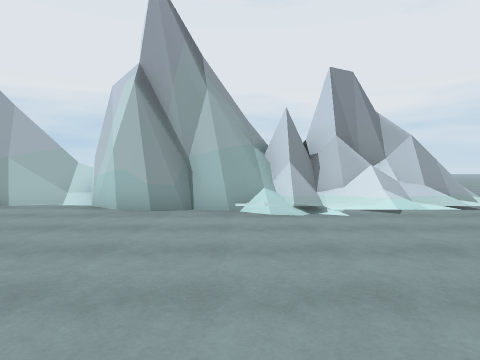
view 1 (above)

16 first-person views from a walk through a Unity game level. The camera is 1.4 m above the floor, tilts 2° down and sees 75° across. The floor is counted in squares, 1.78 m on a side. Each view is taken from the middle of a square. On the plan, view 1 faces up. The plan holds only what a view shows up to about 11 squares ahead; the rest is blank. The place goes on beyond the plan. The player character is not drawn.

view 2
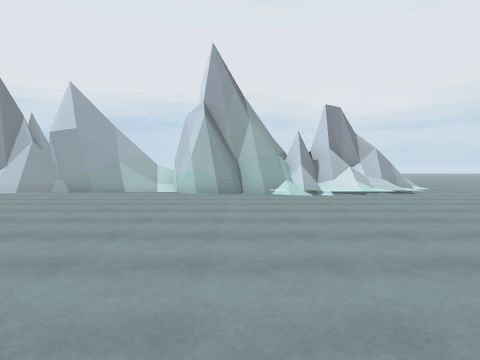

view 3
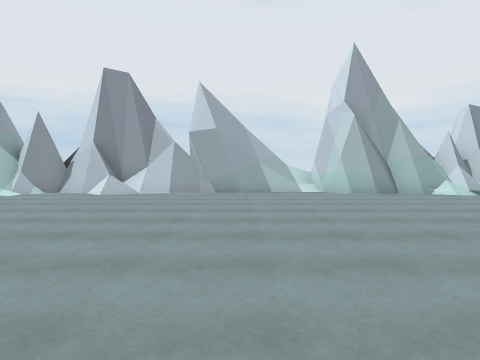

view 4
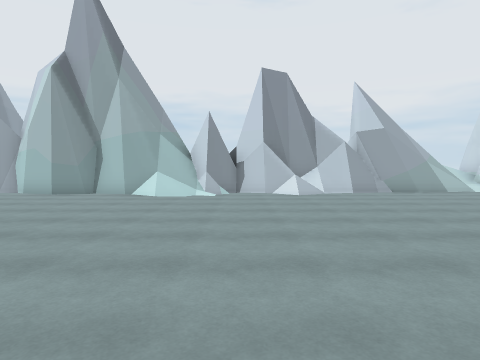

view 5
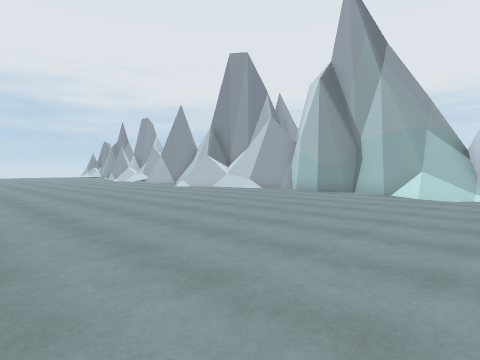

view 6
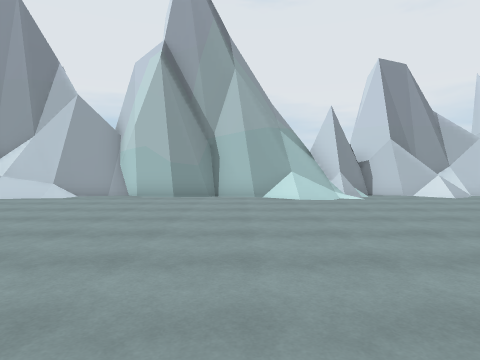

view 7
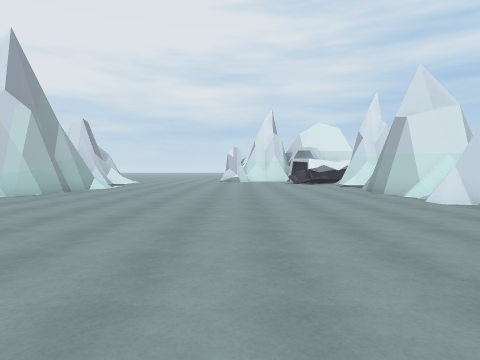

view 8
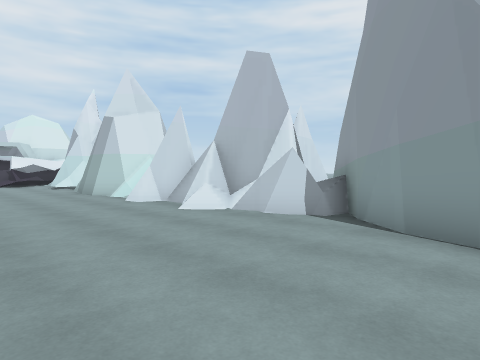

view 9
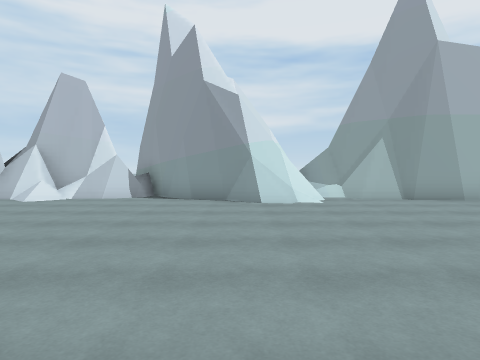

view 10
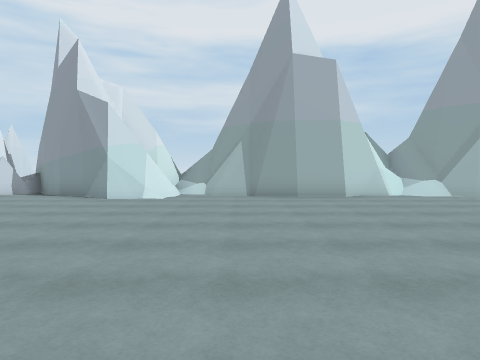

view 11
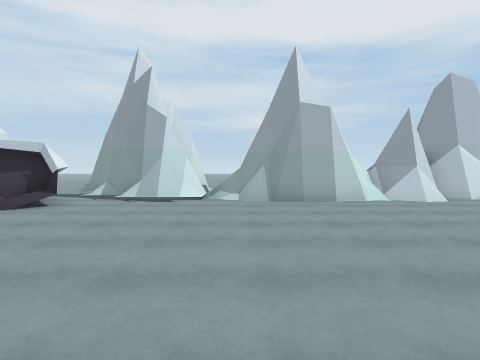

view 12
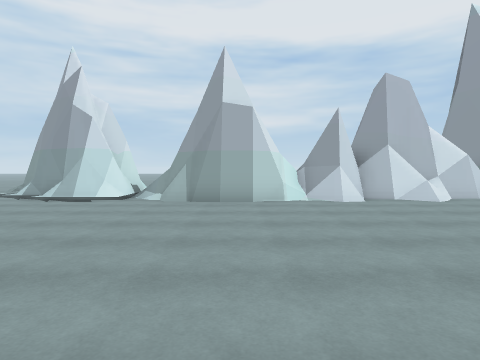

view 13
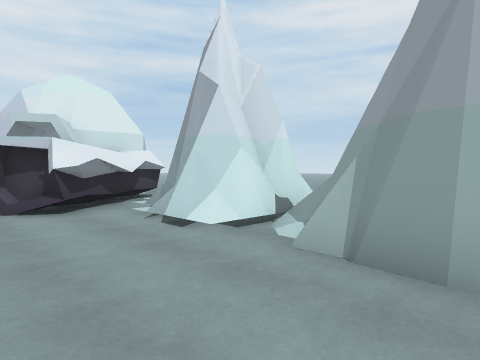

view 14
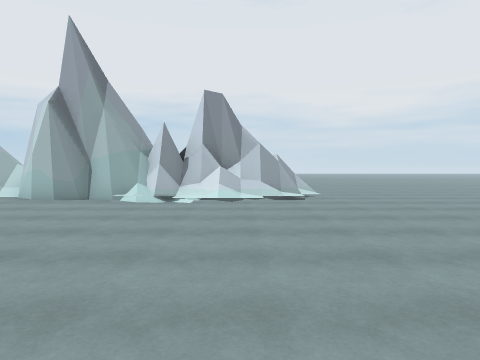

view 15
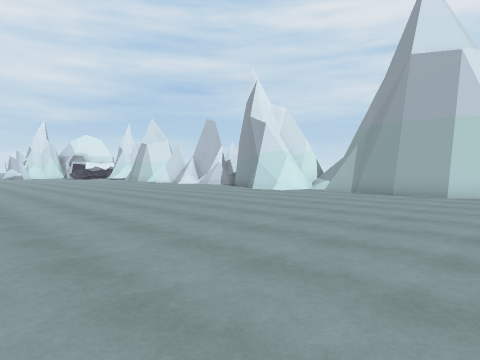

view 16
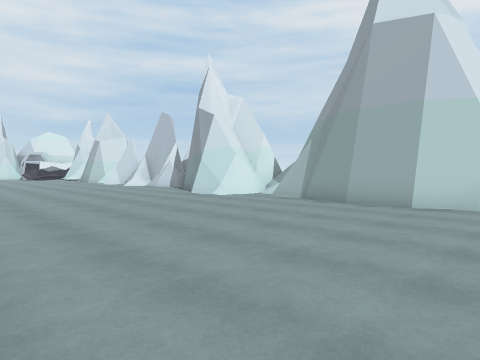

### Floor plan
Key: @ floor where view 1 was taken; # wall or solid block; . floor; / step, stairs or slope; = window, fence, low wall or low ledge; O other object.
Columns run from 21 left of view 1 to 4 right of it. Each row starts with its distance up from view 1.
  8                #=
  7 #################=#######
  6 #########.////.....#######
  5 .......................//.
  4 ..........................
  3 ..........................
  2 ..........................
  1 ..........................
  0 .....................@....
 -1 ..........................
 -2 ..........................
 -3 ..........................
 -4 ........=................#
 -5 ..####.####...########OOO#
 -6 =##  #################O###
 -7 ##   =###   # ###     O# #
 -8       #=      #        =
 -9               #

Where each view was taken, in squares from view 1:
view 1: 0 up, 0 right, facing up
view 2: 4 down, 1 left, facing up
view 3: 4 down, 6 left, facing up
view 4: 4 down, 12 left, facing up
view 5: 4 down, 12 left, facing up-left
view 6: 3 down, 16 left, facing up
view 7: 0 up, 12 left, facing right
view 8: 1 down, 12 left, facing down-right
view 9: 3 up, 12 left, facing down
view 10: 4 up, 16 left, facing down
view 11: 3 up, 0 right, facing down
view 12: 3 up, 2 left, facing down
view 13: 2 down, 2 left, facing down-right
view 14: 2 down, 3 right, facing up
view 15: 5 up, 21 left, facing down-right
view 16: 2 up, 21 left, facing down-right
